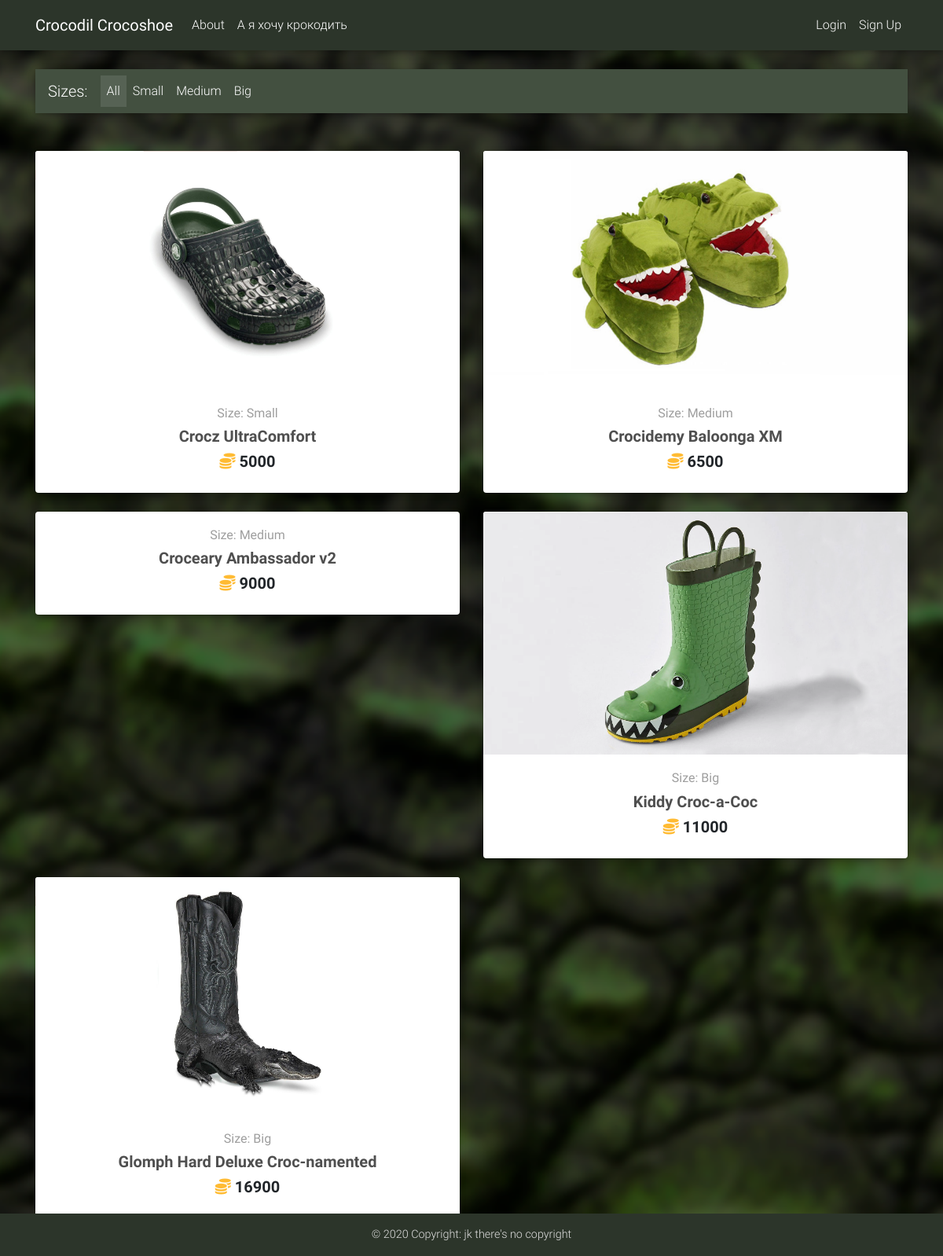
The page / on the database its author committed.
### core/models.py (models this page shows, shortened)
class Item(models.Model):
    name = models.CharField(max_length=50)
    description = models.TextField()
    image = models.CharField(max_length=30)
    image_desc = models.CharField(max_length=50)
    price = models.IntegerField(validators=[MinValueValidator(0), MaxValueValidator(1_000_000)])
    slug = models.SlugField()
    size = models.CharField(
        max_length=1,
        choices=(('S', 'Small'), ('M', 'Medium'), ('B', 'Big')),
        default='S',
    )
    def get_absolute_url(self):
        return reverse("core:product", kwargs={'slug': self.slug})
    class Meta:
        ordering = ['price']

### core/views.py (the view)
# urls.py: path('', HomeView.as_view(), name='home'),
class HomeView(ListView):
    paginate_by = 10
    template_name = 'home.html'
    def get_queryset(self):
        if 'size' in self.kwargs:
            return Item.objects.filter(size=self.kwargs['size'])
        return Item.objects.all()
    def get_context_data(self, **kwargs):
        context = super().get_context_data(**kwargs)
        if 'size' in self.kwargs:
            context['size'] = self.kwargs['size']
        else:
            context['size'] = 'A'
        return context

### templates/home.html (shortened to what this page needs)
{% extends 'base.html' %}
{% load static %}
{% block content %}
  <main>
    <div class="container">
      <nav class="navbar navbar-expand-lg navbar-dark my-bar2 mt-3 mb-5">
        <span class="navbar-brand">Sizes:</span>
        <div class="collapse navbar-collapse" id="basicExampleNav">
          <ul class="navbar-nav mr-auto">
            <li class="nav-item {% if size == 'A' %} active {% endif %}">
              <a class="nav-link" href="/">All</a>
            </li>
            <li class="nav-item {% if size == 'S' %} active {% endif %}">
              <a class="nav-link" href="{% url 'core:size' 'S' %}">Small</a>
            </li>
            <li class="nav-item {% if size == 'M' %} active {% endif %}">
              <a class="nav-link" href="{% url 'core:size' 'M' %}">Medium</a>
            </li>
            <li class="nav-item {% if size == 'B' %} active {% endif %}">
              <a class="nav-link" href="{% url 'core:size' 'B' %}">Big</a>
            </li>
          </ul>
        </div>
      </nav>
      <section class="text-center mb-4">
        <div class="row wow fadeIn">
          {% for item in object_list %}
            <div class="col-lg-6 col-md-6 mb-4">
              <div class="card">
                  <div class="view overlay">
                    <img src="{% static item.image %}" class="card-img-top"
                      alt='{{ item.image.desc }}'>
                  </div>
                  <div class="card-body text-center">
                    <a href="{{ item.get_absolute_url }}" class="grey-text">
                      <h6>Size: {{ item.get_size_display }}</h6>
                    </a>
                    <h5>
                      <strong>
                        <a href="{{ item.get_absolute_url }}" class="dark-grey-text">{{ item.name }}</a>
                      </strong>
                    </h5>
                    <h5 class="font-weight-bold">
                      <strong><i class="fas fa-coins text-warning"></i> {{ item.price }}</strong>
                    </h5>
                  </div>
              </div>
            </div>
          {% endfor %}
        </div>
      </section>
    </div>
  </main>
{% endblock %}

### templates/base.html (shortened to what this page needs)
{% load static %}
{% load cart_template_tags %}
<!DOCTYPE html>
<html lang="en">
<head>
    <link rel="stylesheet" href="https://use.fontawesome.com/releases/v5.11.2/css/all.css">
    <link href={% static "css/bootstrap.min.css" %} rel="stylesheet">
    <link href={% static "css/mdb.min.css" %} rel="stylesheet">
    <link href={% static "css/style.min.css" %} rel="stylesheet">
</head>
<body id="bg">
    <div class="view">
        <nav class="navbar fixed-top navbar-expand-lg navbar-dark my-bar scrolling-navbar text-white">
            <div class="container">
            <a class="navbar-brand waves-effect" href="/">
                <strong>Crocodil Crocoshoe</strong>
            </a>
            <div class="collapse navbar-collapse" id="navbarSupportedContent">
                <ul class="navbar-nav mr-auto">
                    <li class="nav-item">
                        <a class="nav-link waves-effect" href="{% url 'core:about' %}">About</a>
                    </li>
                    <li class="nav-item">
                        <a class="nav-link waves-effect" href="{% url 'core:clicky' %}">А я хочу крокодить</a>
                    </li>
                </ul>
                {% if request.user.is_authenticated %}
                    <ul class="navbar-nav nav-flex-icons">
                        <li class="nav-item">
                            <a href="{% url 'core:order-summary' %}" class="nav-link waves-effect">
                                <span class="badge red z-depth-1 mr-1"> {{ request.user|cart_item_count }} </span>
                                <i class="fas fa-shopping-cart"></i>
                                <span class="clearfix d-none d-sm-inline-block"> Cart </span>
                            </a>
                        </li>
                        <li class="nav-item">
                            <span class="py-2 px-2 clearfix d-none d-sm-inline-block"> Welcome, {{ request.user }}! </span>
                        </li>
                        <li class="nav-item">
                            <span class="py-2 px-2 clearfix d-inline-block">
                                <strong><i class="fas fa-coins text-warning"></i> {{ request.user.player.credit }}</strong>
                            </span>
                        </li>
                        <li class="nav-item">
                            <a href="{% url 'core:profile' %}" class="nav-link waves-effect">
                                <span class="clearfix d-sm-inline-block"> Profile </span>
                            </a>
                        </li>
                        <li class="nav-item">
                            <a href="{% url 'account_logout' %}" class="nav-link waves-effect">
                                <span class="clearfix d-sm-inline-block"> Logout </span>
                            </a>
                        </li>
                    </ul>
                {% else %}
                    <ul class="navbar-nav nav-flex-icons">
                        <li class="nav-item">
                            <a href="{% url 'account_login' %}" class="nav-link waves-effect">
                                <span class="clearfix d-sm-inline-block"> Login </span>
                            </a>
                        </li>
                        <li class="nav-item">
                            <a href="{% url 'account_signup' %}" class="nav-link waves-effect">
                                <span class="clearfix d-sm-inline-block"> Sign Up </span>
                            </a>
                        </li>
                    </ul>
                {% endif %}
            </div>
            </div>
        </nav>
        <div class="mt-5 pt-4">
        </div>
        {% block content  %}
        {% endblock %}
        <footer class="my-bar text-center font-small mt-4 wow {% block footer_fade %}fadeIn {% endblock %}fixed-bottom">
            <div class="footer-copyright text-light py-3">
                © 2020 Copyright: jk there's no copyright
            </div>
        </footer>
    </div>
</body>
</html>

### templates/base.html (style rules this page uses)
html, body, header, { height: 60vh; }

### rows shown on the page
Item: image (picture), size "Small", name "Crocz UltraComfort", price "5000"
Item: image (picture), size "Medium", name "Crocidemy Baloonga XM", price "6500"
Item: size "Medium", name "Croceary Ambassador v2", price "9000"
Item: image (picture), size "Big", name "Kiddy Croc-a-Coc", price "11000"
Item: image (picture), size "Big", name "Glomph Hard Deluxe Croc-namented", price "16900"
